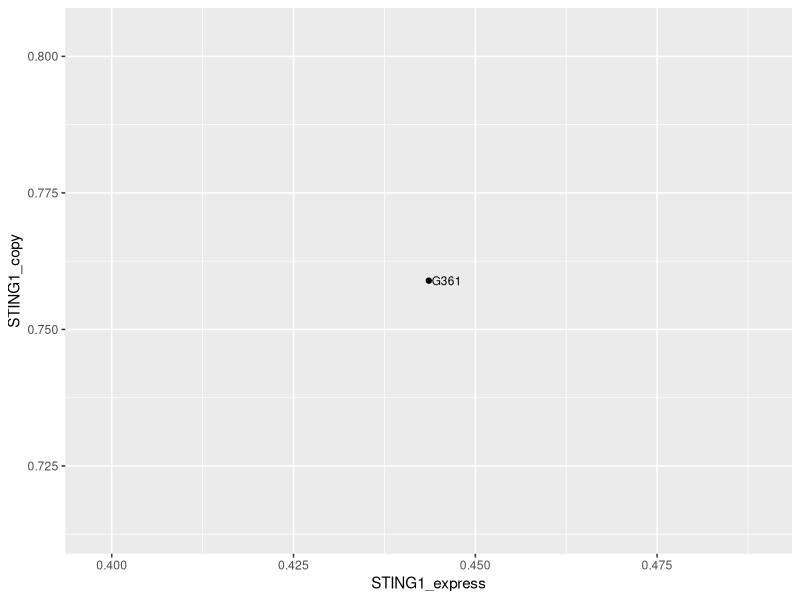

Recreate this plot in R.
## ---- chunk 1
knitr::opts_chunk$set(echo = FALSE)
library(tidyverse)
library(readxl)
expression <- read_excel("cGAS-STING-expression.xlsx")
copynumber <- read_excel("cGAS-STING-copy.xlsx")
mutation <- read_excel("cGAS-STING-mutation.xlsx")
info <- read_excel("cell-line-info.xlsx")
## ---- chunk 2
STING_mutation <- mutation %>%
  filter(STING1 == 1)

STING_data <- expression %>%
  filter(STING1_express < 0.7466996) %>%
  inner_join(copynumber) %>%
  inner_join(info) %>%
  anti_join(STING_mutation) %>%
  select(lineage_1, STING1_express, STING1_copy, cell_line)
## ---- chunk 3
STING_data %>%
  filter(lineage_1 == "Skin") %>%
ggplot(aes(x = STING1_express, y = STING1_copy)) +
  geom_point() +
  geom_text(aes(x = STING1_express, y = STING1_copy, label = cell_line), size = 3,
            hjust = -0.1)
